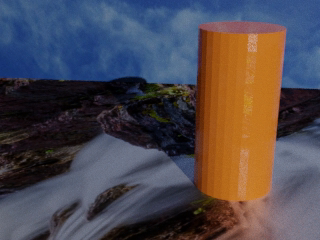
#> input picture frame 10 of ASN3_trumbull/Media/Vid.mp4, 320 x 240 px
$ python Part04.py
#> lines starting #> are read from the running program, lines starting #| are printed output that depends on the picture; after the words box and inside, x2 and y2 are one past the last pixel; in counts of white or black regions, pixels touching at a corner belong together
import numpy as np
import cv2

cap = cv2.VideoCapture('ASN3_trumbull/Media/Vid.mp4')
lower = np.array((10, 100, 20))
upper = np.array((45, 255, 255))

width = int(cap.get(cv2.CAP_PROP_FRAME_WIDTH))
height = int(cap.get(cv2.CAP_PROP_FRAME_HEIGHT))

result = cv2.VideoWriter("ASN3_trumbull/Outputs/SimpleColorThresholderHSV.mp4",
                         cv2.VideoWriter_fourcc(*"MPG4"),
                         25.0, (width, height))

while(cap.isOpened()):
    ret, frame = cap.read()
#> frame is the input picture: shape (240, 320, 3); mean B, G, R 77.9, 72.2, 78.9
    hsv = cv2.cvtColor(frame, cv2.COLOR_BGR2HSV)
#> hsv: shape (240, 320, 3); mean H, S, V 90.1, 124, 106

    mask = cv2.inRange(hsv, lower, upper)
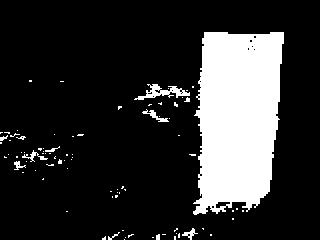
#> mask: shape (240, 320); 18.7% white; 85 white regions (75 under 20 px), largest, box (x1, y1, x2, y2) and area: (193, 32, 284, 215) 13239, (134, 84, 190, 100) 346, (142, 109, 169, 122) 104
    result.write(mask)

    if ret == True:

        retval, threshold = cv2.threshold(mask, 0, 255, cv2.THRESH_BINARY)
        newFrame = np.array(threshold)

        cv2.imshow('newFrame', newFrame)
        if cv2.waitKey(1) & 0xFF == ord('q'):
#> (key q is pressed here)
            break
    else:
        break

# Release everything if job is finished
cap.release()
result.release()
cv2.destroyAllWindows()

$ run again, starting later in the video
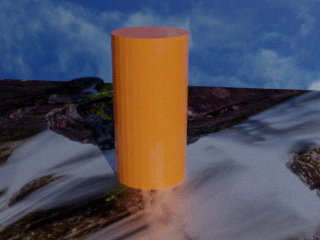
#> input picture frame 45 of ASN3_trumbull/Media/Vid.mp4, 320 x 240 px
#> frame is the input picture: shape (240, 320, 3); mean B, G, R 88.9, 78.7, 82.3
#> hsv: shape (240, 320, 3); mean H, S, V 93.1, 119, 113.5
#> `mask = cv2.inRange(hsv, lower, upper)`:
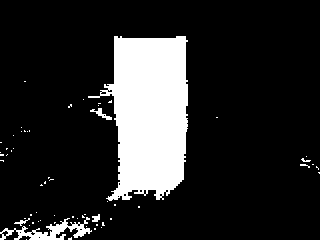
#> mask: shape (240, 320); 15.9% white; 60 white regions (54 under 20 px), largest, box (x1, y1, x2, y2) and area: (88, 36, 188, 201) 11075, (0, 217, 92, 240) 768, (90, 108, 112, 120) 88, (92, 214, 100, 222) 44, (14, 218, 30, 226) 40, (301, 158, 311, 162) 20

$ run again, starting later in the video
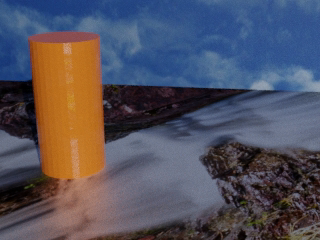
#> input picture frame 80 of ASN3_trumbull/Media/Vid.mp4, 320 x 240 px
#> frame is the input picture: shape (240, 320, 3); mean B, G, R 93.5, 81.3, 83.5
#> hsv: shape (240, 320, 3); mean H, S, V 93.3, 112.7, 115.8
#> `mask = cv2.inRange(hsv, lower, upper)`:
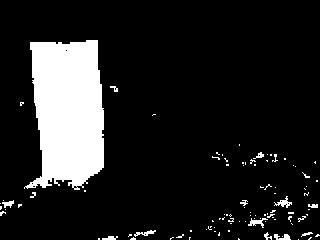
#> mask: shape (240, 320); 13.3% white; 99 white regions (84 under 20 px), largest, box (x1, y1, x2, y2) and area: (24, 40, 104, 190) 9215, (274, 196, 292, 208) 82, (248, 218, 268, 228) 82
